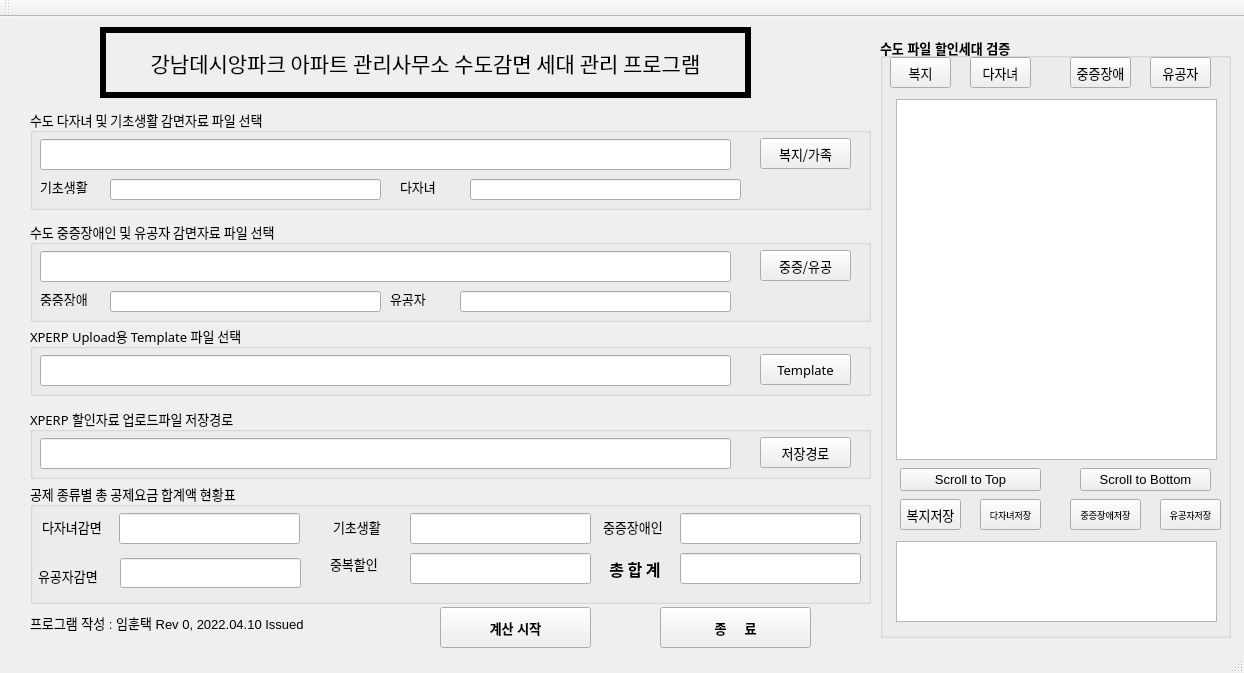
<?xml version="1.0" encoding="UTF-8"?>
<ui version="4.0">
 <class>MainWindow</class>
 <widget class="QMainWindow" name="MainWindow">
  <property name="geometry">
   <rect>
    <x>0</x>
    <y>0</y>
    <width>1244</width>
    <height>673</height>
   </rect>
  </property>
  <property name="font">
   <font>
    <pointsize>10</pointsize>
    <weight>50</weight>
    <bold>false</bold>
   </font>
  </property>
  <property name="windowTitle">
   <string>MainWindow</string>
  </property>
  <property name="autoFillBackground">
   <bool>true</bool>
  </property>
  <widget class="QWidget" name="centralwidget">
   <widget class="QLabel" name="label">
    <property name="geometry">
     <rect>
      <x>100</x>
      <y>10</y>
      <width>651</width>
      <height>71</height>
     </rect>
    </property>
    <property name="font">
     <font>
      <family>HY헤드라인M</family>
      <pointsize>16</pointsize>
     </font>
    </property>
    <property name="autoFillBackground">
     <bool>true</bool>
    </property>
    <property name="frameShape">
     <enum>QFrame::Panel</enum>
    </property>
    <property name="frameShadow">
     <enum>QFrame::Plain</enum>
    </property>
    <property name="lineWidth">
     <number>6</number>
    </property>
    <property name="midLineWidth">
     <number>0</number>
    </property>
    <property name="text">
     <string>강남데시앙파크 아파트 관리사무소 수도감면 세대 관리 프로그램</string>
    </property>
    <property name="alignment">
     <set>Qt::AlignCenter</set>
    </property>
   </widget>
   <widget class="QGroupBox" name="groupBox">
    <property name="geometry">
     <rect>
      <x>30</x>
      <y>92</y>
      <width>841</width>
      <height>101</height>
     </rect>
    </property>
    <property name="font">
     <font>
      <family>맑은 고딕</family>
      <pointsize>10</pointsize>
      <weight>50</weight>
      <bold>false</bold>
     </font>
    </property>
    <property name="title">
     <string>수도 다자녀 및 기초생활 감면자료 파일 선택</string>
    </property>
    <widget class="QLineEdit" name="lineEdit">
     <property name="geometry">
      <rect>
       <x>10</x>
       <y>30</y>
       <width>691</width>
       <height>31</height>
      </rect>
     </property>
    </widget>
    <widget class="QPushButton" name="pushButton">
     <property name="geometry">
      <rect>
       <x>730</x>
       <y>29</y>
       <width>91</width>
       <height>31</height>
      </rect>
     </property>
     <property name="text">
      <string>복지/가족</string>
     </property>
    </widget>
    <widget class="QLineEdit" name="lineEdit_9">
     <property name="geometry">
      <rect>
       <x>80</x>
       <y>70</y>
       <width>271</width>
       <height>21</height>
      </rect>
     </property>
    </widget>
    <widget class="QLabel" name="label_7">
     <property name="geometry">
      <rect>
       <x>10</x>
       <y>70</y>
       <width>64</width>
       <height>15</height>
      </rect>
     </property>
     <property name="text">
      <string>기초생활</string>
     </property>
    </widget>
    <widget class="QLabel" name="label_10">
     <property name="geometry">
      <rect>
       <x>370</x>
       <y>70</y>
       <width>64</width>
       <height>15</height>
      </rect>
     </property>
     <property name="text">
      <string>다자녀</string>
     </property>
    </widget>
    <widget class="QLineEdit" name="lineEdit_12">
     <property name="geometry">
      <rect>
       <x>440</x>
       <y>70</y>
       <width>271</width>
       <height>21</height>
      </rect>
     </property>
    </widget>
   </widget>
   <widget class="QGroupBox" name="groupBox_2">
    <property name="geometry">
     <rect>
      <x>30</x>
      <y>204</y>
      <width>841</width>
      <height>101</height>
     </rect>
    </property>
    <property name="font">
     <font>
      <family>맑은 고딕</family>
      <pointsize>10</pointsize>
      <weight>50</weight>
      <bold>false</bold>
     </font>
    </property>
    <property name="title">
     <string>수도 중증장애인 및 유공자 감면자료 파일 선택</string>
    </property>
    <widget class="QLineEdit" name="lineEdit_2">
     <property name="geometry">
      <rect>
       <x>10</x>
       <y>30</y>
       <width>691</width>
       <height>31</height>
      </rect>
     </property>
    </widget>
    <widget class="QPushButton" name="pushButton_2">
     <property name="geometry">
      <rect>
       <x>730</x>
       <y>29</y>
       <width>91</width>
       <height>31</height>
      </rect>
     </property>
     <property name="text">
      <string>중증/유공</string>
     </property>
    </widget>
    <widget class="QLineEdit" name="lineEdit_13">
     <property name="geometry">
      <rect>
       <x>80</x>
       <y>70</y>
       <width>271</width>
       <height>21</height>
      </rect>
     </property>
    </widget>
    <widget class="QLabel" name="label_11">
     <property name="geometry">
      <rect>
       <x>10</x>
       <y>70</y>
       <width>64</width>
       <height>15</height>
      </rect>
     </property>
     <property name="text">
      <string>중증장애</string>
     </property>
    </widget>
    <widget class="QLabel" name="label_12">
     <property name="geometry">
      <rect>
       <x>360</x>
       <y>70</y>
       <width>64</width>
       <height>15</height>
      </rect>
     </property>
     <property name="text">
      <string>유공자</string>
     </property>
    </widget>
    <widget class="QLineEdit" name="lineEdit_14">
     <property name="geometry">
      <rect>
       <x>430</x>
       <y>70</y>
       <width>271</width>
       <height>21</height>
      </rect>
     </property>
    </widget>
   </widget>
   <widget class="QGroupBox" name="groupBox_4">
    <property name="geometry">
     <rect>
      <x>30</x>
      <y>308</y>
      <width>841</width>
      <height>71</height>
     </rect>
    </property>
    <property name="font">
     <font>
      <family>맑은 고딕</family>
      <pointsize>10</pointsize>
      <weight>50</weight>
      <bold>false</bold>
     </font>
    </property>
    <property name="title">
     <string>XPERP Upload용 Template 파일 선택</string>
    </property>
    <widget class="QLineEdit" name="lineEdit_3">
     <property name="geometry">
      <rect>
       <x>10</x>
       <y>30</y>
       <width>691</width>
       <height>31</height>
      </rect>
     </property>
    </widget>
    <widget class="QPushButton" name="pushButton_4">
     <property name="geometry">
      <rect>
       <x>730</x>
       <y>29</y>
       <width>91</width>
       <height>31</height>
      </rect>
     </property>
     <property name="text">
      <string>Template</string>
     </property>
    </widget>
   </widget>
   <widget class="QGroupBox" name="groupBox_3">
    <property name="geometry">
     <rect>
      <x>30</x>
      <y>391</y>
      <width>841</width>
      <height>71</height>
     </rect>
    </property>
    <property name="font">
     <font>
      <family>맑은 고딕</family>
      <pointsize>10</pointsize>
      <weight>50</weight>
      <bold>false</bold>
     </font>
    </property>
    <property name="title">
     <string>XPERP 할인자료 업로드파일 저장경로</string>
    </property>
    <widget class="QLineEdit" name="lineEdit_4">
     <property name="geometry">
      <rect>
       <x>10</x>
       <y>30</y>
       <width>691</width>
       <height>31</height>
      </rect>
     </property>
    </widget>
    <widget class="QPushButton" name="pushButton_3">
     <property name="geometry">
      <rect>
       <x>730</x>
       <y>29</y>
       <width>91</width>
       <height>31</height>
      </rect>
     </property>
     <property name="text">
      <string>저장경로</string>
     </property>
    </widget>
   </widget>
   <widget class="QGroupBox" name="groupBox_5">
    <property name="geometry">
     <rect>
      <x>30</x>
      <y>466</y>
      <width>841</width>
      <height>121</height>
     </rect>
    </property>
    <property name="font">
     <font>
      <family>맑은 고딕</family>
      <pointsize>10</pointsize>
      <weight>50</weight>
      <bold>false</bold>
     </font>
    </property>
    <property name="title">
     <string>공제 종류별 총 공제요금 합계액 현황표</string>
    </property>
    <widget class="QLineEdit" name="lineEdit_5">
     <property name="geometry">
      <rect>
       <x>89</x>
       <y>30</y>
       <width>181</width>
       <height>31</height>
      </rect>
     </property>
    </widget>
    <widget class="QLabel" name="label_2">
     <property name="geometry">
      <rect>
       <x>12</x>
       <y>33</y>
       <width>71</width>
       <height>21</height>
      </rect>
     </property>
     <property name="text">
      <string>다자녀감면</string>
     </property>
    </widget>
    <widget class="QLabel" name="label_3">
     <property name="geometry">
      <rect>
       <x>303</x>
       <y>33</y>
       <width>71</width>
       <height>21</height>
      </rect>
     </property>
     <property name="text">
      <string>기초생활</string>
     </property>
    </widget>
    <widget class="QLineEdit" name="lineEdit_6">
     <property name="geometry">
      <rect>
       <x>380</x>
       <y>30</y>
       <width>181</width>
       <height>31</height>
      </rect>
     </property>
    </widget>
    <widget class="QLabel" name="label_4">
     <property name="geometry">
      <rect>
       <x>573</x>
       <y>33</y>
       <width>71</width>
       <height>21</height>
      </rect>
     </property>
     <property name="text">
      <string>중증장애인</string>
     </property>
    </widget>
    <widget class="QLineEdit" name="lineEdit_7">
     <property name="geometry">
      <rect>
       <x>650</x>
       <y>30</y>
       <width>181</width>
       <height>31</height>
      </rect>
     </property>
    </widget>
    <widget class="QLineEdit" name="lineEdit_8">
     <property name="geometry">
      <rect>
       <x>90</x>
       <y>75</y>
       <width>181</width>
       <height>30</height>
      </rect>
     </property>
    </widget>
    <widget class="QLabel" name="label_6">
     <property name="geometry">
      <rect>
       <x>8</x>
       <y>83</y>
       <width>71</width>
       <height>20</height>
      </rect>
     </property>
     <property name="font">
      <font>
       <pointsize>10</pointsize>
      </font>
     </property>
     <property name="text">
      <string>유공자감면</string>
     </property>
    </widget>
    <widget class="QLabel" name="label_8">
     <property name="geometry">
      <rect>
       <x>560</x>
       <y>70</y>
       <width>90</width>
       <height>31</height>
      </rect>
     </property>
     <property name="font">
      <font>
       <pointsize>12</pointsize>
       <weight>75</weight>
       <bold>true</bold>
      </font>
     </property>
     <property name="text">
      <string>총 합 계</string>
     </property>
     <property name="alignment">
      <set>Qt::AlignCenter</set>
     </property>
    </widget>
    <widget class="QLabel" name="label_9">
     <property name="geometry">
      <rect>
       <x>300</x>
       <y>70</y>
       <width>71</width>
       <height>21</height>
      </rect>
     </property>
     <property name="text">
      <string>중복할인</string>
     </property>
    </widget>
    <widget class="QLineEdit" name="lineEdit_10">
     <property name="geometry">
      <rect>
       <x>380</x>
       <y>70</y>
       <width>181</width>
       <height>31</height>
      </rect>
     </property>
    </widget>
    <widget class="QLineEdit" name="lineEdit_11">
     <property name="geometry">
      <rect>
       <x>650</x>
       <y>70</y>
       <width>181</width>
       <height>31</height>
      </rect>
     </property>
    </widget>
   </widget>
   <widget class="QLabel" name="label_5">
    <property name="geometry">
     <rect>
      <x>30</x>
      <y>590</y>
      <width>311</width>
      <height>31</height>
     </rect>
    </property>
    <property name="font">
     <font>
      <pointsize>10</pointsize>
     </font>
    </property>
    <property name="text">
     <string>프로그램 작성 : 임훈택 Rev 0, 2022.04.10 Issued</string>
    </property>
   </widget>
   <widget class="QPushButton" name="pushButton_5">
    <property name="geometry">
     <rect>
      <x>440</x>
      <y>590</y>
      <width>151</width>
      <height>41</height>
     </rect>
    </property>
    <property name="font">
     <font>
      <weight>75</weight>
      <bold>true</bold>
     </font>
    </property>
    <property name="text">
     <string>계산 시작</string>
    </property>
   </widget>
   <widget class="QPushButton" name="pushButton_6">
    <property name="geometry">
     <rect>
      <x>660</x>
      <y>590</y>
      <width>151</width>
      <height>41</height>
     </rect>
    </property>
    <property name="font">
     <font>
      <weight>75</weight>
      <bold>true</bold>
     </font>
    </property>
    <property name="text">
     <string>종     료</string>
    </property>
   </widget>
   <widget class="QGroupBox" name="groupBox_6">
    <property name="geometry">
     <rect>
      <x>880</x>
      <y>20</y>
      <width>351</width>
      <height>601</height>
     </rect>
    </property>
    <property name="font">
     <font>
      <pointsize>10</pointsize>
      <weight>75</weight>
      <bold>true</bold>
     </font>
    </property>
    <property name="autoFillBackground">
     <bool>true</bool>
    </property>
    <property name="title">
     <string>수도 파일 할인세대 검증</string>
    </property>
    <widget class="QTextEdit" name="textEdit">
     <property name="geometry">
      <rect>
       <x>16</x>
       <y>504</y>
       <width>321</width>
       <height>81</height>
      </rect>
     </property>
     <property name="font">
      <font>
       <pointsize>8</pointsize>
      </font>
     </property>
    </widget>
    <widget class="QTableWidget" name="tableWidget">
     <property name="geometry">
      <rect>
       <x>16</x>
       <y>62</y>
       <width>321</width>
       <height>361</height>
      </rect>
     </property>
     <property name="baseSize">
      <size>
       <width>0</width>
       <height>20</height>
      </size>
     </property>
     <property name="font">
      <font>
       <pointsize>8</pointsize>
      </font>
     </property>
     <attribute name="horizontalHeaderCascadingSectionResizes">
      <bool>true</bool>
     </attribute>
     <attribute name="horizontalHeaderDefaultSectionSize">
      <number>75</number>
     </attribute>
     <attribute name="horizontalHeaderStretchLastSection">
      <bool>true</bool>
     </attribute>
    </widget>
    <widget class="QPushButton" name="pushButton_9">
     <property name="geometry">
      <rect>
       <x>20</x>
       <y>431</y>
       <width>141</width>
       <height>23</height>
      </rect>
     </property>
     <property name="font">
      <font>
       <weight>50</weight>
       <bold>false</bold>
      </font>
     </property>
     <property name="text">
      <string>Scroll to Top</string>
     </property>
    </widget>
    <widget class="QPushButton" name="pushButton_10">
     <property name="geometry">
      <rect>
       <x>200</x>
       <y>431</y>
       <width>131</width>
       <height>23</height>
      </rect>
     </property>
     <property name="font">
      <font>
       <weight>50</weight>
       <bold>false</bold>
      </font>
     </property>
     <property name="text">
      <string>Scroll to Bottom</string>
     </property>
    </widget>
    <widget class="QPushButton" name="pushButton_7">
     <property name="geometry">
      <rect>
       <x>10</x>
       <y>20</y>
       <width>61</width>
       <height>31</height>
      </rect>
     </property>
     <property name="font">
      <font>
       <pointsize>10</pointsize>
       <weight>50</weight>
       <bold>false</bold>
      </font>
     </property>
     <property name="text">
      <string>복지</string>
     </property>
    </widget>
    <widget class="QPushButton" name="pushButton_8">
     <property name="geometry">
      <rect>
       <x>190</x>
       <y>20</y>
       <width>61</width>
       <height>31</height>
      </rect>
     </property>
     <property name="font">
      <font>
       <pointsize>10</pointsize>
       <weight>50</weight>
       <bold>false</bold>
      </font>
     </property>
     <property name="text">
      <string>중증장애</string>
     </property>
    </widget>
    <widget class="QPushButton" name="pushButton_11">
     <property name="geometry">
      <rect>
       <x>90</x>
       <y>20</y>
       <width>61</width>
       <height>31</height>
      </rect>
     </property>
     <property name="font">
      <font>
       <pointsize>10</pointsize>
       <weight>50</weight>
       <bold>false</bold>
      </font>
     </property>
     <property name="text">
      <string>다자녀</string>
     </property>
    </widget>
    <widget class="QPushButton" name="pushButton_12">
     <property name="geometry">
      <rect>
       <x>270</x>
       <y>20</y>
       <width>61</width>
       <height>31</height>
      </rect>
     </property>
     <property name="font">
      <font>
       <pointsize>10</pointsize>
       <weight>50</weight>
       <bold>false</bold>
      </font>
     </property>
     <property name="text">
      <string>유공자</string>
     </property>
    </widget>
    <widget class="QPushButton" name="pushButton_13">
     <property name="geometry">
      <rect>
       <x>100</x>
       <y>462</y>
       <width>61</width>
       <height>31</height>
      </rect>
     </property>
     <property name="font">
      <font>
       <pointsize>7</pointsize>
       <weight>50</weight>
       <bold>false</bold>
      </font>
     </property>
     <property name="text">
      <string>다자녀저장</string>
     </property>
    </widget>
    <widget class="QPushButton" name="pushButton_14">
     <property name="geometry">
      <rect>
       <x>280</x>
       <y>462</y>
       <width>61</width>
       <height>31</height>
      </rect>
     </property>
     <property name="font">
      <font>
       <pointsize>7</pointsize>
       <weight>50</weight>
       <bold>false</bold>
      </font>
     </property>
     <property name="text">
      <string>유공자저장</string>
     </property>
    </widget>
    <widget class="QPushButton" name="pushButton_15">
     <property name="geometry">
      <rect>
       <x>190</x>
       <y>462</y>
       <width>71</width>
       <height>31</height>
      </rect>
     </property>
     <property name="font">
      <font>
       <pointsize>7</pointsize>
       <weight>50</weight>
       <bold>false</bold>
      </font>
     </property>
     <property name="text">
      <string>중증장애저장</string>
     </property>
    </widget>
    <widget class="QPushButton" name="pushButton_16">
     <property name="geometry">
      <rect>
       <x>20</x>
       <y>462</y>
       <width>61</width>
       <height>31</height>
      </rect>
     </property>
     <property name="font">
      <font>
       <pointsize>10</pointsize>
       <weight>50</weight>
       <bold>false</bold>
      </font>
     </property>
     <property name="text">
      <string>복지저장</string>
     </property>
    </widget>
   </widget>
  </widget>
  <widget class="QStatusBar" name="statusbar"/>
  <widget class="QToolBar" name="toolBar">
   <property name="windowTitle">
    <string>toolBar</string>
   </property>
   <attribute name="toolBarArea">
    <enum>TopToolBarArea</enum>
   </attribute>
   <attribute name="toolBarBreak">
    <bool>false</bool>
   </attribute>
  </widget>
 </widget>
 <resources/>
 <connections/>
</ui>
